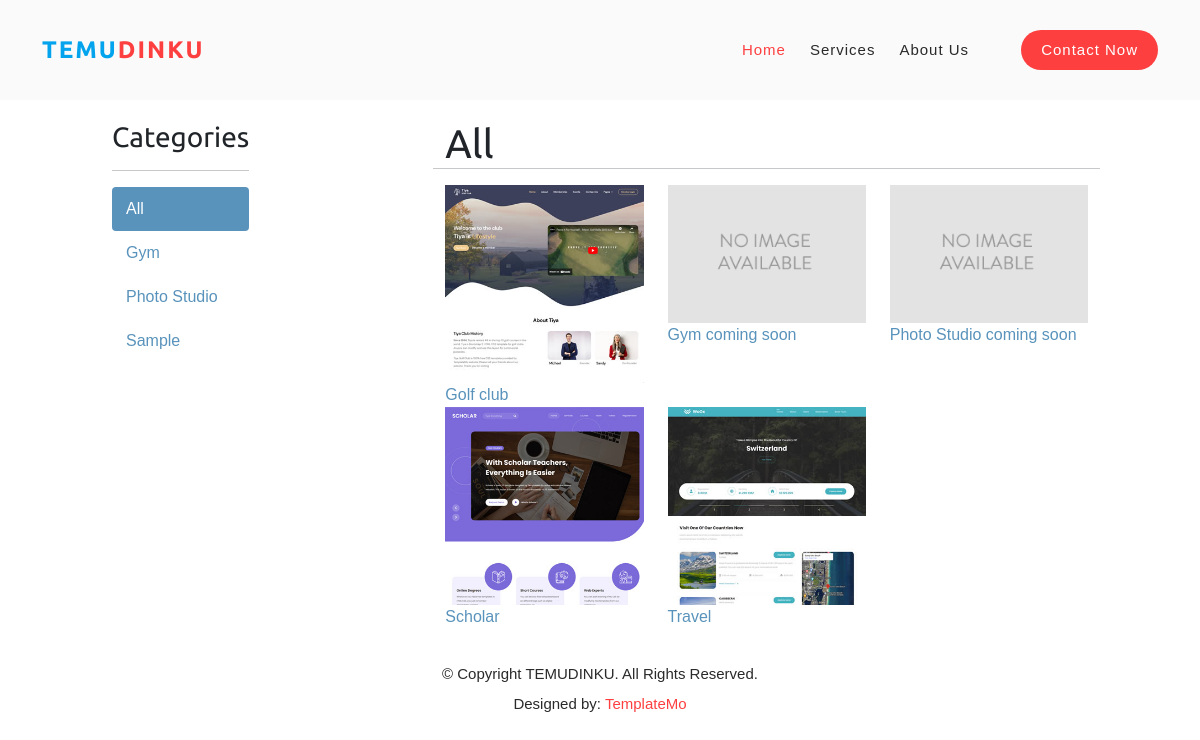
The page / on the database its author committed.
### base/models.py (models this page shows, shortened)
class Category(models.Model):
    name = models.CharField(max_length=200)
    slug = models.SlugField(max_length=200,
                            unique=True)
    class Meta:
        ordering = ['name']
        indexes = [
            models.Index(fields=['name']),
        ]
        verbose_name = 'category'
        verbose_name_plural = 'categories'
    def get_absolute_url(self):
        return reverse('base:product_list_by_category',
                       args=[self.slug])

class Product(models.Model):
    category = models.ForeignKey(Category,
                                 related_name='products',
                                 on_delete=models.CASCADE)
    name = models.CharField(max_length=200)
    slug = models.SlugField(max_length=200)
    image = models.ImageField(upload_to='products/%Y/%m/%d',
                              blank=True)
    description = models.TextField(blank=True)
    price = models.DecimalField(max_digits=10,
                                decimal_places=2)
    available = models.BooleanField(default=True)
    created = models.DateTimeField(auto_now_add=True)
    updated = models.DateTimeField(auto_now=True)
    class Meta:
        ordering = ['name']
        indexes = [
            models.Index(fields=['id', 'slug']),
            models.Index(fields=['name']),
            models.Index(fields=['-created']),
        ]
    def get_absolute_url(self):
        return reverse('base:product_detail',
                       args=[self.id, self.slug])

### base/views.py (the view)
# urls.py: path('', views.product_list, name='product_list'),
def product_list(request, category_slug=None):
    category = None
    categories = Category.objects.all()
    products = Product.objects.filter(available=True)
    if category_slug:
        category = get_object_or_404(Category, slug=category_slug)
        products = products.filter(category=category)
    return render(request,
                  'base/product/list.html',
                  {'category': category,
                   'categories': categories,
                   'products': products})

### base/templates/base/product/list.html (shortened to what this page needs)
{% extends "base/base.html" %}
{% load static %}
{% block content %}
<div id="services" class="our-services section">
  <div class="container">
    <div class="row">
      <div class="col-lg-4  wow fadeInLeft" data-wow-duration="1s" data-wow-delay="0.2s">
        <div id="sidebar">
            <h3>Categories</h3>
            <hr>
            <ul>
              <li {% if not category %}class="selected"{% endif %}>
                <a href="{% url 'base:product_list' %}">All</a>
              </li>
              {% for c in categories %}
                <li {% if category.slug == c.slug %}class="selected"{% endif %}>
                  <a href="{{ c.get_absolute_url }}">{{ c.name }}</a>
                </li>
              {% endfor %}
            </ul>
        </div>
      </div>
      <div class="col-lg-8 wow fadeInRight " data-wow-duration="1s" data-wow-delay="0.2s">
        <div class="row">
          <h1>{% if category %}{{ category.name }}{% else %}All{% endif %}</h1>
          <hr>
          {% for product in products %}
            <div class="col-lg-4 col-sm-4" >
                <div class="item">
                  <a href="{{ product.get_absolute_url }}">
                    <img src="{% if product.image %}{{ product.image.url }}{% else %}{% static 'img/no_image.png' %}{% endif %}">
                  </a>
                  <a href="{{ product.get_absolute_url }}">{{ product.name }}</a>
                  <br>
                </div>
              </div>
          {% endfor %}
        </div>
      </div>
    </div>
  </div>
</div>
{% endblock %}

### base/templates/base/base.html (shortened to what this page needs)
{% load static %}
<!DOCTYPE html>
<html>
  <head>
    <link href="{% static 'vendor/bootstrap/css/bootstrap.min.css' %}" rel="stylesheet">
    <link rel="stylesheet" href="{% static 'css/fontawesome.css' %}">
    <link rel="stylesheet" href="{% static 'css/templatemo-space-dynamic.css' %}">
    <link rel="stylesheet" href="{% static 'css/animated.css' %}">
    <link rel="stylesheet" href="{% static 'css/owl.css' %}">
    <link href="{% static 'css/base.css' %}" rel="stylesheet">
  </head>
  <body>
  <header class="header-area header-sticky wow slideInDown" data-wow-duration="0.75s" data-wow-delay="0s">
    <div class="container">
      <div class="row">
        <div class="col-12">
          <nav class="main-nav">
            <a href="{% url 'base:product_list' %}" class="logo">
              <h4>Temu<span>Dinku</span></h4>
            </a>
            <ul class="nav">
              <li class="scroll-to-section"><a href="{% url 'base:product_list' %}" class="active">Home</a></li>
              <li class="scroll-to-section"><a href="{% url 'base:product_services' %}">Services</a></li>
              <li class="scroll-to-section"><a href="{% url 'base:product_about' %}">About Us</a></li>
              <li class="scroll-to-section"><div class="main-red-button"><a href="{% url 'base:product_contact' %}">Contact Now</a></div></li>
            </ul>
          </nav>
        </div>
      </div>
    </div>
  </header>
  <div id="content">
    {% block content %}
    {% endblock %}
  </div>
  <footer>
    <div class="container">
      <div class="row">
        <div class="col-lg-12 wow fadeIn" data-wow-duration="1s" data-wow-delay="0.25s">
          <p>© Copyright TEMUDINKU. All Rights Reserved.
          <br>Designed by: <a rel="nofollow" href="https://templatemo.com">TemplateMo</a></p>
        </div>
      </div>
    </div>
  </footer>
  </body>
</html>

### base/static/css/templatemo-space-dynamic.css (style rules this page uses)
html, body, div, span, applet, object, iframe, h1, h2, h3, h4, h5, h6, p, blockquote, div pre, a, abbr, acronym, address, big, cite, code, del, dfn, em, font, img, ins, kbd, q, s, samp, small, strike, strong, sub, sup, tt, var, b, u, i, center, dl, dt, dd, ol, ul, li, figure, header, nav, section, article, aside, footer, figcaption { margin: 0; padding: 0; border: 0; outline: 0; }
ul, li { padding: 0; margin: 0; list-style: none; }
header, nav, section, article, aside, footer, hgroup { display: block; }
* { box-sizing: border-box; }
html, body { font-family: 'Poppins', sans-serif; font-weight: 400; background-color: #fff; -ms-text-size-adjust: 100%; -webkit-font-smoothing: antialiased; -moz-osx-font-smoothing: grayscale; }
a { text-decoration: none !important; }
h1, h2, h3, h4, h5, h6 { margin-top: 0px; margin-bottom: 0px; }
ul { margin-bottom: 0px; }
p { font-size: 15px; line-height: 30px; color: #2a2a2a; }
img { width: 100%; overflow: hidden; }
html, body { background: #fff; font-family: 'Poppins', sans-serif; }
.main-red-button a { display: inline-block; background-color: #fe3f40; font-size: 15px; font-weight: 400; color: #fff; text-transform: capitalize; padding: 12px 25px; border-radius: 23px; letter-spacing: 0.25px; }
.header-area { background-color: #fafafa; position: absolute; top: 0px; left: 0px; right: 0px; z-index: 100; height: 100px; -webkit-transition: all .5s ease 0s; -moz-transition: all .5s ease 0s; -o-transition: all .5s ease 0s; transition: all .5s ease 0s; }
.header-area .main-nav { min-height: 80px; background: transparent; }
.header-area .main-nav .logo { line-height: 100px; color: #fff; font-size: 24px; font-weight: 700; text-transform: uppercase; letter-spacing: 2px; float: left; -webkit-transition: all 0.3s ease 0s; -moz-transition: all 0.3s ease 0s; -o-transition: all 0.3s ease 0s; transition: all 0.3s ease 0s; }
.header-area .main-nav .logo h4 { font-size: 24px; font-weight: 700; text-transform: uppercase; color: #03a4ed; line-height: 100px; float: left; -webkit-transition: all 0.3s ease 0s; -moz-transition: all 0.3s ease 0s; -o-transition: all 0.3s ease 0s; transition: all 0.3s ease 0s; }
.logo h4 span { color: #fe3f40; }
.header-area .main-nav .nav { float: right; margin-top: 30px; margin-right: 0px; background-color: transparent; -webkit-transition: all 0.3s ease 0s; -moz-transition: all 0.3s ease 0s; -o-transition: all 0.3s ease 0s; transition: all 0.3s ease 0s; position: relative; z-index: 999; }
.header-area .main-nav .nav li { padding-left: 20px; padding-right: 20px; }
.header-area .main-nav .nav li:last-child { padding-right: 0px; padding-left: 40px; }
.header-area .main-nav .nav li:last-child a , .background-header .main-nav .nav li:last-child a { color: #fff !important; padding: 0px 20px; font-weight: 400; }
.header-area .main-nav .nav li a { display: block; font-weight: 500; font-size: 15px; color: #2a2a2a; text-transform: capitalize; -webkit-transition: all 0.3s ease 0s; -moz-transition: all 0.3s ease 0s; -o-transition: all 0.3s ease 0s; transition: all 0.3s ease 0s; height: 40px; line-height: 40px; border: transparent; letter-spacing: 1px; }
.header-area .main-nav .nav li a { color: #2a2a2a; }
.header-area .main-nav .nav li:hover a, .header-area .main-nav .nav li a.active { color: #fe3f40!important; }
.header-area.header-sticky { min-height: 80px; }
.header-area .nav { margin-top: 30px; }
.header-area.header-sticky .nav li a.active { color: #fe3f40; }
@media (max-width: 1200px) { .header-area .main-nav .nav li { padding-left: 12px; padding-right: 12px; } }
@media (max-width: 1200px) { .header-area .main-nav:before { display: none; } }
@media (min-width: 767px) { .header-area .main-nav .nav { display: flex !important; } }
.our-services { margin-top: 0px; padding-top: 120px; }
footer p { text-align: center; margin: 30px 0px 45px 0px; }
footer p a { color: #fe3f40; }

### base/static/css/base.css (style rules this page uses)
body { margin:0; padding:0; font-family:helvetica, sans-serif; }
h1, h2, h3, h4, h5 , h6 { font-family: 'Ubuntu', sans-serif; font-weight:normal; }
a { text-decoration:none; color:#5993bb; }
#content { padding:0 100px; overflow:hidden; }
#sidebar { float:left; }
#sidebar ul { margin:0; padding:0; }
#sidebar ul li { margin:0; list-style:none; padding:10px 14px; }
#sidebar ul li a { display:block; }
#sidebar ul li.selected { background:#5993bb; border-radius:4px; }
#sidebar ul li.selected a { color:#fff; }

### rows shown on the page
Category: name "Gym"
Category: name "Photo Studio"
Category: name "Sample"
Product: image (picture), name "Golf club"
Product: name "Gym coming soon"
Product: name "Photo Studio coming soon"
Product: image (picture), name "Scholar"
Product: image (picture), name "Travel"
